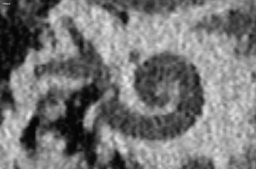
#> input picture Handout/DATA/ID03/ID03pre.png, 256 x 169 px, shrunk from 1129 x 746 before the run; its folder holds 2 pictures in this run
$ python 'allTogetherNow(1).py'
#> lines starting #> are read from the running program, lines starting #| are printed output that depends on the picture; after the words box and inside, x2 and y2 are one past the last pixel; in counts of white or black regions, pixels touching at a corner belong together
### functionsC.py
import numpy as np
from skimage.io import imread
import matplotlib.pyplot as plt
from skimage import (measure, transform, feature, filters, color, draw)
import cv2
import imutils
import math
from scipy.spatial.distance import pdist, squareform
from skimage.morphology import skeletonize, medial_axis
from skimage.util import invert
from scipy.optimize import fmin

# [12 lines left out: functions rmse, display, not called in this run]

def full_preprocess(img):
    """Performes normalization, bilateral filtering, gaussian blur and otsu thresholding on a grayscale image"""

    img = cv2.normalize(img, None, 0, 255, cv2.NORM_MINMAX)
    img = np.uint8(img)
    img = cv2.bilateralFilter(img, 11, 700, 700)
    img = cv2.GaussianBlur(img, (11,11),4)
    ret2,th2 = cv2.threshold(img,0,255,cv2.THRESH_BINARY+cv2.THRESH_OTSU)
    return th2

def binar_otsu(image):
    """Performs otsu binarization on a grayscale image"""
    ret2,th2 = cv2.threshold(image,0,255,cv2.THRESH_BINARY+cv2.THRESH_OTSU)
    return th2

# [20 lines left out: function searchSpace75, not called in this run]

def searchSpace150(pre_binarized, post, circles):
    """Function to set region of image that does not contain electrodes to a mean of the image color
    Inputs : binarized image of pre-operative cochlea, post operative image of implant, and center the circle of implants
    Outputs : Image with the outside of the circle set to the mean image color
    """
    pre_binarized = 255-pre_binarized
    x,y,r = circles[0,:][0]
    rows, cols = post.shape

    mask = np.ones((post.shape[0], post.shape[1]))
    mean_value = np.mean(post)

    for i in range(cols):
        for j in range(rows):
            if math.hypot(i-x, j-y) > r+150:
                mask[j,i] = mean_value
            else :
                mask[j,i] = post[j,i]

    return mask

def searchspaceMin(pre_binarized, post, circles):
    """Function to set region of image that does not contain electrodes to a mean of the image color
    Inputs : binarized image of pre-operative cochlea, post operative image of implant, and center the circle of implants
    Outputs : Image with the outside of the circle set to the mean image color
    """
    pre_binarized = 255-pre_binarized
    x,y,r = circles[0,:][0]
    rows, cols = post.shape

    mask = np.ones((post.shape[0], post.shape[1]))
    mean_value = np.mean(post)

    for i in range(cols):
        for j in range(rows):
            if math.hypot(i-x, j-y) > r: # originally 150
                mask[j,i] = mean_value
            else :
                mask[j,i] = post[j,i]

    return mask

# [16 lines left out: function fit_spiral, not called in this run]

def fit_spiral_opt(center_pre,x,y):
    """ Function to otpimize tge center location in order to minimize error
    Inputs : Estimated initial center (X-Y coordinates), Data point coordinates X, Data point coordinates Y
    Outputs : Optimized center location
    """
    # optimize tge center location to minimize error
    y = y - center_pre[1]
    x = x - center_pre[0]
    r = np.sqrt(x**2 + y**2)
    theta = np.arctan2(x,y)
    theta = np.unwrap(theta) # correction for angle mapping
    solution = np.polyfit(theta,np.log(r),1)    # spiral : log(r) = log(a) + b*theta
    afit = np.exp(solution[1])
    bfit = solution[0]
    rfit = afit*np.exp(bfit*theta)
    return np.mean(abs(rfit-r))

def find_center(pre, pre_binarized, draw):
    """ Function to estimate the center of the spiral of the cochlea through the use of Hugh circles
    Inputs: Pre-operative image, binarized image, Draw: Bool indicating wheter or not to return an image
    Oututs: If draw is True, function outputs an image with the circle and center drawn.
            If draw is False, function outputs the coordinates of the circle center.

    """
    cimg = cv2.cvtColor(pre,cv2.COLOR_GRAY2BGR)
    pre_binarized = 255-pre_binarized

    circles = cv2.HoughCircles(pre_binarized,cv2.HOUGH_GRADIENT,1,1000,
                                param1=200,param2=15,minRadius=50,maxRadius=230)
    circles = np.uint16(np.around(circles))

    # Draw the circles
    if draw == True :
        for i in circles[0,:]:
            cv2.circle(cimg,(i[0],i[1]),i[2],(0,255,0),2)
            cv2.circle(cimg,(i[0],i[1]),2,(0,0,255),3)
        return cimg
    # Otherwise return points
    else :
        return circles

# [15 lines left out: function skel, not called in this run]

def blob_detection(post_masked_processed, draw):
    """ Funtion that performs blob detection to localize electrodes.
    Outputs : If draw is True, outputs an image with the blobs drawn
                  If draw is False, outputs the coordinates of the centers of the blobs
    """
    img = cv2.normalize(post_masked_processed, None, 0, 255, cv2.NORM_MINMAX)
    img = img.astype('uint8')
    img = cv2.medianBlur(img, 7)

    th2 = filters.threshold_sauvola(img)
    th2 = 255-th2
    th2 = th2.astype("uint8")
    # Set our filtering parameters
    # Initialize parameter settiing using cv2.SimpleBlobDetector
    params = cv2.SimpleBlobDetector_Params()

    # Set Area filtering parameters
    params.filterByArea = True
    params.minArea = 10

    # Set Circularity filtering parameters
    params.filterByCircularity = True
    params.minCircularity = 0.1

    # Set Convexity filtering parameters
    params.filterByConvexity = True
    params.minConvexity = 0.1

    # Set inertia filtering parameters
    params.filterByInertia = True
    params.minInertiaRatio = 0.01

    # Create a detector with the parameters
    detector = cv2.SimpleBlobDetector_create(params)
    kernel = np.ones((5,5), np.uint8)
    erosion = cv2.erode(th2, kernel, iterations=2)
    dilation = cv2.dilate(erosion, kernel, iterations=6)

    # Detect blobs
    keypoints = detector.detect(dilation)

    # Save blob centers
    if draw==True:
        # Draw blobs on our image as red circles
        blank = np.zeros((1, 1))
        blobs = cv2.drawKeypoints(th2, keypoints, blank, (0, 0, 255),cv2.DRAW_MATCHES_FLAGS_DRAW_RICH_KEYPOINTS)

        number_of_blobs = len(keypoints)
        text = "Number of Circular Blobs: " + str(len(keypoints))
        cv2.putText(blobs, text, (20, 550), cv2.FONT_HERSHEY_SIMPLEX, 1, (0, 100, 255), 2)
        return blobs
    else :
        result = []
        for point in keypoints:
            x = point.pt[0]
            y = point.pt[1]
            result.append([x,y])
        return result

def blob_detection2(post_masked_processed, draw):
    """ Funtion that performs blob detection to localize electrodes. Does not include dilation and erosion. For use in problematic images where blobs are hard to locate.
    Inputs : Processed post oeprative image, draw (Bool)
    Outputs : If draw is True, outputs an image with the blobs drawn
                  If draw is False, outputs the coordinates of the centers of the blobs
    """

    # Initial set up; no erosion or dilationn

    img = cv2.normalize(post_masked_processed, None, 0, 255, cv2.NORM_MINMAX)
    img = img.astype('uint8')
    img = cv2.medianBlur(img, 11)

    th2 = filters.threshold_sauvola(img)
    th2 = 255-th2
    th2 = th2.astype("uint8")
    # Set our filtering parameters
    # Initialize parameter settiing using cv2.SimpleBlobDetector
    params = cv2.SimpleBlobDetector_Params()

    # Set Area filtering parameters
    params.filterByArea = True
    params.minArea = 10

    # Set Circularity filtering parameters
    params.filterByCircularity = False
    params.minCircularity = 0.1

    # Set Convexity filtering parameters
    params.filterByConvexity = True
    params.minConvexity = 0.1

    # Set inertia filtering parameters
    params.filterByInertia = True
    params.minInertiaRatio = 0.01

    # Create a detector with the parameters
    detector = cv2.SimpleBlobDetector_create(params)

    # Detect blobs
    keypoints = detector.detect(th2)

    if draw==True:
        # Draw blobs on our image as red circles
        blank = np.zeros((1, 1))
        blobs = cv2.drawKeypoints(th2, keypoints, blank, (0, 0, 255),cv2.DRAW_MATCHES_FLAGS_DRAW_RICH_KEYPOINTS)

        number_of_blobs = len(keypoints)
        text = "Number of Circular Blobs: " + str(len(keypoints))
        cv2.putText(blobs, text, (20, 550), cv2.FONT_HERSHEY_SIMPLEX, 1, (0, 100, 255), 2)
        return blobs
    else :
        result = []
        for point in keypoints:
            x = point.pt[0]
            y = point.pt[1]
            result.append([x,y])
        return result

# [49 lines left out: functions get_skel_coordinates, med_axis, plot_spiral, not called in this run]

def get_labels(coordinates,center_pre):
    """
    Function to label electrodes from 1 to 12 based on blob center coordinates
    Inputs : Blob coordinates, center of cochlea
    Outputs : Labeled electrode coordinates from 1 to 12
    """
    coordinates = coordinates-center_pre
    v_lengths = np.sqrt(np.sum(coordinates**2,axis=1))
    candidate_index = np.argmax(v_lengths)
    candidate = coordinates[candidate_index,:]
    coordinates = np.delete(coordinates,candidate_index,axis=0)
    candidate_length = np.sqrt(np.sum(candidate**2))
    labels = [candidate]
    while coordinates.shape[0]>1:
        v_lengths = np.sqrt(np.sum(coordinates**2,axis=1))
        angles = np.arccos(np.sum(candidate*coordinates,axis=1)/(candidate_length*v_lengths))
        closest_angles = np.argpartition(angles,min(3,coordinates.shape[0]-1))
        angle_idx = closest_angles[:min(3,coordinates.shape[0])]
        candidates = coordinates[angle_idx,:]
        if coordinates.shape[0]>5:
            closest = candidates[np.argmin(np.abs(candidate_length-v_lengths[angle_idx])),:]
        else:
            closest = candidates[np.argmin(np.sqrt(np.sum((candidates-candidate)**2,axis=1))),:]
        candidate_index = np.where(coordinates==closest)
        candidate = coordinates[candidate_index[0][0]]
        coordinates = np.delete(coordinates,candidate_index[0][0],axis=0)
        candidate_length = np.sqrt(np.sum(candidate**2))
        labels.append(candidate)
    labels.append(np.ndarray.flatten(coordinates))
    return labels

# [22 lines left out: function insertion_depth, not called in this run]


def insertion_depth2(coordinates,center_pre):


    # determine position according to the center reference point
    coordinates = coordinates-center_pre
    slope = (coordinates[0][1])/(coordinates[0][0])
    intercept =center_pre[1] -  center_pre[0]*slope
    # get their angle by the dotproduct calculation
    v_lengths = np.sqrt(np.sum(coordinates**2,axis=1))

    p = np.arccos(np.sum(coordinates[0,:]*coordinates,axis=1)/(v_lengths[0]*v_lengths))
    coordinates+= center_pre
    p[0] = 0
    # shift mapping from 0  1
    p2 = np.copy(p) # avoiding unintentional mutations
    for values in range(len(p)):
        y_estimate = slope*coordinates[values][0] + intercept
        if y_estimate > coordinates[values][1]:
            p2[values] = 2*np.pi- p2[values]
    # switch to degrees round and sort in reverse
    p2 = np.degrees(p2)
    p2 = np.round(p2)
    for i in range(len(p2)-1):
        if p2[i+1]<p2[i]:
            if p2[i]>=200:
                break
    lower = np.where(p2[i+1:]<p2[i])
    if lower[0].size!=0:
       lower+=np.array(i+1)
       p2[lower]+=360
    label = np.argsort(p2)
    return p2[label],label

### allTogetherNow(1).py
import functionsC as f
import os
import cv2
from scipy.optimize import fmin
import numpy as np
import matplotlib.pyplot as plt

if __name__=="__main__":

    # Load data
    dataDir = './Handout/DATA/'
    saveDir = './results/'
    for file in os.listdir(dataDir):

        if "result" not in file:
            ID = str(file[2:])
            path = dataDir+file+'/'

            if "post" in os.listdir(path)[0] :
                post = os.listdir(path)[0]
                pre = os.listdir(path)[1]
            else :
                pre = os.listdir(path)[0]
                post = os.listdir(path)[1]

            print("Currently processing ID ", ID)

            pre = path+pre
            post = path+post
            pre = cv2.imread(pre, 0)
#> pre is the input picture: shape (169, 256); min 4, max 236, mean 119.2
            post = cv2.imread(post, 0)
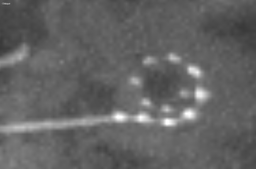
#> input picture Handout/DATA/ID03/ID03post.png, 256 x 169 px, shrunk from 1129 x 746 before the run
#> post is the input picture: shape (169, 256); min 57, max 255, mean 99.3

            # Process images
            pre = cv2.normalize(pre,  None, 0, 255, cv2.NORM_MINMAX)
            pre = cv2.medianBlur(pre, 13)
            pre_binarized = f.binar_otsu(pre)
#> in binar_otsu, `ret2,th2 = cv2.threshold(image,0,255,cv2.THRESH_BINARY+cv2.THRESH_OTSU)`:
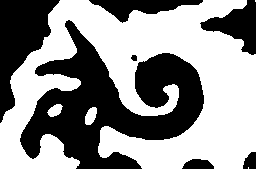
#> th2: shape (169, 256); 56.3% white; 7 black regions, largest, box (x1, y1, x2, y2) and area: (20, 20, 204, 169) 12327, (0, 0, 60, 123) 3508, (200, 0, 256, 55) 1439
#> in binar_otsu, `ret2,th2 = cv2.threshold(image,0,255,cv2.THRESH_BINARY+cv2.THRESH_OTSU)`: ret2 = 120
            post_processed = f.full_preprocess(post)
#> in full_preprocess, `ret2,th2 = cv2.threshold(img,0,255,cv2.THRESH_BINARY+cv2.THRESH_OTSU)`:
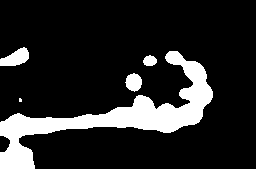
#> th2: shape (169, 256); 15.4% white; 5 white regions (1 under 20 px), largest, box (x1, y1, x2, y2) and area: (0, 51, 213, 169) 5935, (0, 47, 29, 66) 350, (125, 73, 142, 92) 234, (143, 55, 157, 66) 117
#> in full_preprocess, `ret2,th2 = cv2.threshold(img,0,255,cv2.THRESH_BINARY+cv2.THRESH_OTSU)`: ret2 = 71
            circles = f.find_center(pre, pre_binarized, False)
#> in find_center, `circles = cv2.HoughCircles(pre_binarized,cv2.HOUGH_GRADIENT,1,1000, pa..`: circles = [[113.5, 168.5, 97.7]]
#> in find_center, `circles = np.uint16(np.around(circles))`: circles = [[114, 168, 98]]
#> circles = [[114, 168, 98]]

            ### CHANGE DIAMETER OF SEARCH SPACE BY COMMENTING OUT ####
            # Diameter of 150 around the hugh circle
            post_masked = f.searchSpace150(pre_binarized, post, circles)
#> in searchSpace150, `x,y,r = circles[0,:][0]`: x = 114; y = 168; r = 98
#> in searchSpace150, `mean_value = np.mean(post)`: mean_value = 99.3
            # Diameter of 75
            #post_masked = f.searchSpace75(pre_binarized, post, circles)
            # Just the hugh circle
            post_masked = f.searchspaceMin(pre_binarized, post, circles)
#> in searchspaceMin, `x,y,r = circles[0,:][0]`: x = 114; y = 168; r = 98
#> in searchspaceMin, `mean_value = np.mean(post)`: mean_value = 99.3
            ##########################################################
            post_masked_processed = f.full_preprocess(post_masked)
#> in full_preprocess (call 2), `img = cv2.GaussianBlur(img, (11,11),4)`:
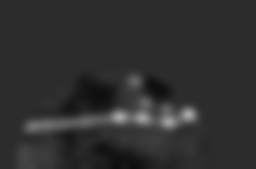
#> img: shape (169, 256); min 14, max 166, mean 47.3

            # Find blobs and their centers in post operative image
            # First pass
            blobs = f.blob_detection(post, False)
#> in blob_detection, `keypoints = detector.detect(dilation)`: keypoints = ()
#> after the loop in blob_detection, `for point in keypoints:`: result = []
#> blobs = []
            #blob_img = f.blob_detection(post, True)
            spiral_blobs = f.blob_detection(post_masked, False)
#> call 2 of blob_detection, with draw = False
#> in blob_detection (call 2), `dilation = cv2.dilate(erosion, kernel, iterations=6)`:
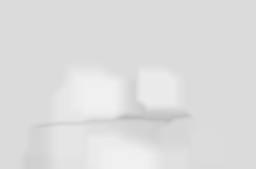
#> dilation: shape (169, 256); min 186, max 240, mean 221.1
#> in blob_detection (call 2), `keypoints = detector.detect(dilation)`: keypoints = 1 keypoints; (x, y, size): (149, 117, 52.2)
#> the loop in blob_detection (call 2), `for point in keypoints:` made 1 pass
#> (point, x, y) on pass 1: (keypoint at (148.7, 117.1), size 52.2, 148.7, 117.1)
#> after the loop in blob_detection (call 2), `for point in keypoints:`: result = [[148.7, 117.1]]
#> spiral_blobs = [[148.7, 117.1]]

            # Second pass
            if len(blobs) < 12:
                blobs = f.blob_detection2(post, False)
#> in blob_detection2, `keypoints = detector.detect(th2)`: keypoints = 7 keypoints; (x, y, size): (142, 117, 28.5), (20, 126, 20.8), (17, 57, 16.6), (194, 71, 15.4), (119, 117, 13.4), (188, 114, 13.1), (200, 94, 12.3)
#> the loop in blob_detection2, `for point in keypoints:` made 7 passes
#> (point, x, y) on passes 1 to 7: (keypoint at (142, 116.6), size 28.5, 142, 116.6), (keypoint at (119.5, 116.8), size 13.4, 119.5, 116.8), (keypoint at (187.7, 114.4), size 13.1, 187.7, 114.4), (keypoint at (200.2, 94.3), size 12.3, 200.2, 94.28), (keypoint at (20.3, 126.2), size 20.8, 20.3, 126.2), (keypoint at (194.5, 71.4), size 15.4, 194.5, 71.42), (keypoint at (16.6, 57.1), size 16.6, 16.62, 57.06)
#> after the loop in blob_detection2, `for point in keypoints:`: result = [[142, 116.6], [119.5, 116.8], [187.7, 114.4], [200.2, 94.28], [20.3, 126.2], [194.5, 71.42], [16.62, 57.06]]
#> blobs has the same summary as result in blob_detection2
                blob_img = f.blob_detection2(post, True)
                spiral_blobs = f.blob_detection2(post_masked, False)
#> in blob_detection2 (call 3), `keypoints = detector.detect(th2)`: keypoints = 4 keypoints; (x, y, size): (142, 117, 30.8), (170, 119, 27.7), (42, 125, 24.7), (120, 117, 14.8)
#> spiral_blobs = [[170, 119.1], [141.6, 117.1], [119.6, 117], [42.1, 125.4]]
                if len(blobs) < 12:
                    print("Less than 12 blobs detected in", ID)

            #cv2.imwrite(saveDir+"blobs/"+ID+".jpg", blob_img)
            # Skeletonize
            #skeleton = f.med_axis(post_masked_processed)

            # Extract coordinates from skeleton and blobs spiral fitting


            ########## COORDINATES TO USE FOR SPIRAL : COMMENT OUT ONE YOU DONT WANT TO USE #####
            # Spiral Coordinates and blobs
            #spiral_coords_full = np.vstack((f.get_skel_coordinates(skeleton), spiral_blobs))

            # Just the blobs
            spiral_coords_full = np.vstack(spiral_blobs)
#> spiral_coords_full has the same summary as spiral_blobs
            #####################################################

            # Estimate spiral center
            center_pre = f.find_center(pre, pre_binarized, False)[0,0,0:2]
#> center_pre = [114, 168]

            # Fit spiral
            opt_center = fmin(f.fit_spiral_opt,center_pre,args=(spiral_coords_full[:,0], spiral_coords_full[:,1]), disp=False) # minimize spiral error by finding the best center
#> opt_center = [269.7, 477.5]
            #opt_spiral = f.fit_spiral(opt_center, spiral_coords_full[:,0], spiral_coords_full[:,1])# take the best center and fit the spiral

            # Plot the spiralito
            #f.plot_spiral(opt_center, opt_spiral, pre, save=True, saveDir=saveDir, ID=ID)

            # Number and label electrodes

            hope = f.get_labels(blobs, center_pre) + center_pre
#> in get_labels, `coordinates = coordinates-center_pre`: coordinates = [[27.96, -51.39], [5.46, -51.18], [73.73, -53.55], [86.2, -73.72], [-93.7, -41.84], [80.46, -96.58], [-97.38, -110.9]]
#> in get_labels, `v_lengths = np.sqrt(np.sum(coordinates**2,axis=1))`: v_lengths = [58.51, 51.47, 91.12, 113.4, 102.6, 125.7, 147.6]
#> in get_labels, `candidate_index = np.argmax(v_lengths)`: candidate_index = 6
#> in get_labels, `candidate = coordinates[candidate_index,:]`: candidate = [-97.38, -110.9]
#> in get_labels, `coordinates = np.delete(coordinates,candidate_index,axis=0)`: coordinates = [[27.96, -51.39], [5.46, -51.18], [73.73, -53.55], [86.2, -73.72], [-93.7, -41.84], [80.46, -96.58]]
#> in get_labels, `candidate_length = np.sqrt(np.sum(candidate**2))`: candidate_length = 147.6
#> in get_labels, `labels = [candidate]`: labels = [[-97.38, -110.9]]
#> the loop in get_labels, `while coordinates.shape[0]>1:` made 5 passes
#> (v_lengths, angles, closest_angles, candidates, candidate_index, coordinates, candidate_length) on pass 3: ([58.51, 91.12, 113.4, 125.7], [0.392, 0.836, 0.757, 0.588], [0, 3, 2, 1], [[27.96, -51.39], [80.46, -96.58], [86.2, -73.72]], ([0, 0], [0, 1]), [[73.73, -53.55], [86.2, -73.72], [80.46, -96.58]], 58.51)
#> after the loop in get_labels, `while coordinates.shape[0]>1:`: labels = [[-97.38, -110.9], [-93.7, -41.84], [5.46, -51.18], [27.96, -51.39], [73.73, -53.55], [86.2, -73.72]]
#> hope = [[16.62, 57.06], [20.3, 126.2], [119.5, 116.8], [142, 116.6], [187.7, 114.4], [200.2, 94.28], [194.5, 71.42]]
            insertionDepth,label = f.insertion_depth2(hope,opt_center)
#> in insertion_depth2, `coordinates = coordinates-center_pre`: coordinates = [[-253.1, -420.4], [-249.4, -351.3], [-150.2, -360.7], [-127.7, -360.9], [-81.98, -363], [-69.51, -383.2], [-75.24, -406.1]]
#> in insertion_depth2, `slope = (coordinates[0][1])/(coordinates[0][0])`: slope = 1.66
#> in insertion_depth2, `intercept =center_pre[1] -  center_pre[0]*slope`: intercept = 29.45
#> in insertion_depth2, `v_lengths = np.sqrt(np.sum(coordinates**2,axis=1))`: v_lengths = [490.7, 430.9, 390.7, 382.8, 372.2, 389.5, 413]
#> in insertion_depth2, `p = np.arccos(np.sum(coordinates[0,:]*coordinates,axis=1)/(v_lengths[0..`: p = [0, 0.0755, 0.147, 0.202, 0.32, 0.362, 0.359]
#> in insertion_depth2, `coordinates+= center_pre`: coordinates has the same summary as hope outside insertion_depth2
#> the loop in insertion_depth2, `for values in range(len(p)):` made 7 passes
#> y_estimate on passes 1 to 7: 57.06, 63.18, 227.9, 265.3, 341.3, 362, 352.5
#> after the loop in insertion_depth2, `for values in range(len(p)):`: p2 = [0, 0.0755, 6.14, 6.08, 5.96, 5.92, 5.92]
#> in insertion_depth2, `p2 = np.degrees(p2)`: p2 = [0, 4.32, 351.6, 348.4, 341.7, 339.2, 339.5]
#> in insertion_depth2, `p2 = np.round(p2)`: p2 = [0, 4, 352, 348, 342, 339, 339]
#> the loop in insertion_depth2, `for i in range(len(p2)-1):` made 3 passes
#> in insertion_depth2, `lower = np.where(p2[i+1:]<p2[i])`: lower = ([0, 1, 2, 3],)
#> in insertion_depth2, `lower+=np.array(i+1)`: lower = [[3, 4, 5, 6]]
#> in insertion_depth2, `label = np.argsort(p2)`: label = [0, 1, 2, 5, 6, 4, 3]
#> insertionDepth = [0, 4, 352, 699, 699, 702, 708]; label = [0, 1, 2, 5, 6, 4, 3]
            hope = hope[label,:]
#> hope = [[16.62, 57.06], [20.3, 126.2], [119.5, 116.8], [200.2, 94.28], [194.5, 71.42], [187.7, 114.4], [142, 116.6]]
            count = 0
            for i in hope:
                x = i[0]
                y = i[1]
                x = int(x)
                y = int(y)
                cv2.putText(post, str(12-count), (x,y), cv2.FONT_HERSHEY_SIMPLEX, 2, (0, 0, 0),2)
                count+=1
#> this loop made 7 passes
#> (i, x, y) on passes 1 to 7: ([16.62, 57.06], 16, 57), ([20.3, 126.2], 20, 126), ([119.5, 116.8], 119, 116), ([200.2, 94.28], 200, 94), ([194.5, 71.42], 194, 71), ([187.7, 114.4], 187, 114), ([142, 116.6], 141, 116)
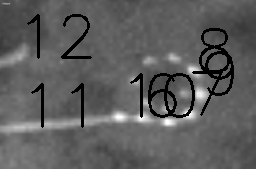
#> post: shape (169, 256); 6% of pixels changed, all inside (x1, y1, x2, y2) = (27, 14, 234, 128)
#> after the loop, count = 7
            plt.imsave(saveDir+ID+".jpg",post)
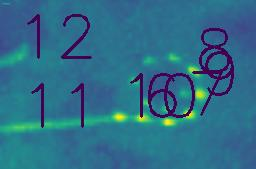
#> saved as 03.jpg: shape (169, 256, 3); mean R, G, B 46.4, 109.6, 136.9

            with open("project_results.txt", 'a') as file:
                file.write("Image ID:{} | Angular Depth:{}".format(ID, insertionDepth))
                file.write("\n")
